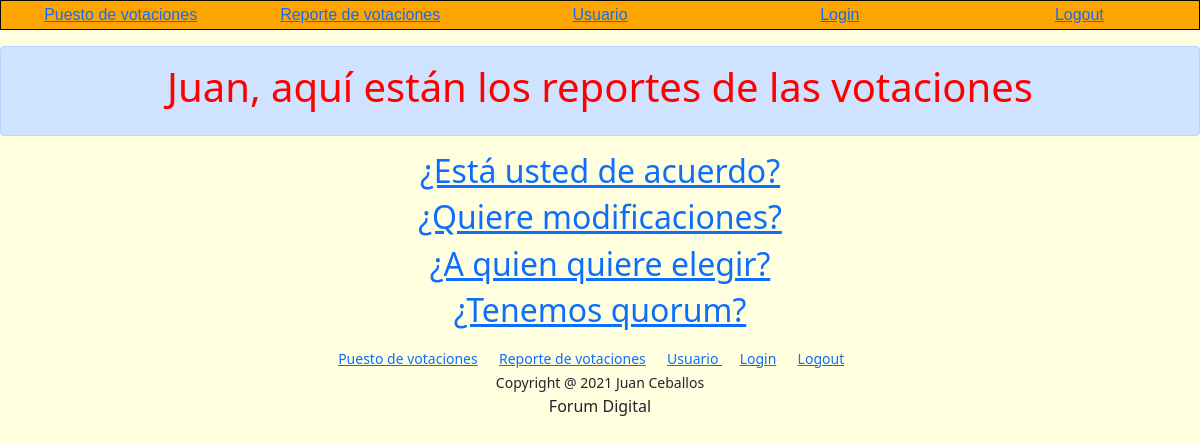
/poll/ (signed in), run on the app's committed database.
### poll/models.py (models this page shows, shortened)
class Poll(models.Model):
    class Method(models.TextChoices):
        MAYORIA_CALIFICADA = 'Mayoria Calificada'
        MAYORIA_SIMPLE = 'Mayoría Simple'
        VERIFICA_QUORUM = 'Verificación del Quorum'
    class Criteria(models.TextChoices):
        INDIVIDUAL = 'Individual'
        COEFICIENT = 'Coeficiente'
        SHARES = 'Acciones'
    question = models.CharField(max_length=127)
    method = models.CharField(max_length=23, choices=Method.choices, default=Method.MAYORIA_CALIFICADA)
    parameter = models.DecimalField(max_digits=2, decimal_places=2,default=0.70)
    criteria = models.CharField(max_length=11, choices=Criteria.choices, default=Criteria.COEFICIENT)
    max_voters = models.IntegerField(default=0)
    max_shares = models.IntegerField(default=0)
    start_time = models.DateTimeField()
    end_time = models.DateTimeField()

### poll/views.py (the view)
# urls.py: path("", views.index, name="index"),
def index(request):
    if request.user.is_authenticated:
        return render(request, "poll/index.html", {
            "polls": Poll.objects.all()
        })
    else:
        return HttpResponseRedirect(reverse("login"))

### poll/templates/poll/index.html
{% extends "poll/layout.html" %}
{% block body %}
    <div class="alert alert-primary" role="alert">
        <h1 class="baz"> {{ request.user.username }}, aquí están los reportes de las votaciones </h1>
    </div>
    {% for poll in polls %}
        <h2>
            <a href="{% url 'poll' poll.id %}">
                {{ poll.question }}
            </a>
        </h2>
        {% empty %}
            <li>No hay votaciones</li>
    {% endfor %}
{% endblock %}

### poll/static/poll/styles.css (style rules this page uses)
h1, h2 { color: darkblue; text-align: center; }
.baz { color: red; text-align: center; }
@media (min-width: 600px) { body { background-color: lightyellow; } }

### poll/templates/poll/layout.html (style rules this page uses)
body { background: lightyellow !important; }

### data on the page
Poll: question "¿Está usted de acuerdo?"
Poll: question "¿Quiere modificaciones?"
Poll: question "¿A quien quiere elegir?"
Poll: question "¿Tenemos quorum?"

### other printed values
{{ request.user.username }} "Juan"
